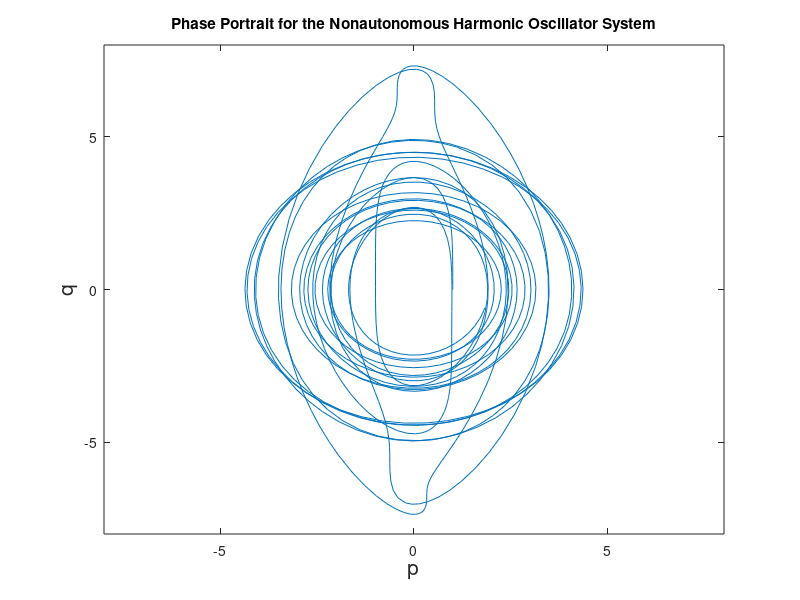

This chart was generated by the following MATLAB code:
% R=\sin(\varepsilon t) and \varepsilon=0.1; m=1.
% Phase portrait for the nonautonomous Harmonic Oscillator system.
deq=@(t,x) [-(sin(0.1*t))^2*x(2);x(1)];
options=odeset('RelTol',1e-4,'AbsTol',1e-4);
[t,xx]=ode45(deq,[0 200],[1,0],options);
plot(xx(:,1),xx(:,2))
fsize=15;
axis([-8 8 -8 8])
xlabel('p','FontSize',fsize)
ylabel('q','FontSize',fsize)
title('Phase Portrait for the Nonautonomous Harmonic Oscillator System')
